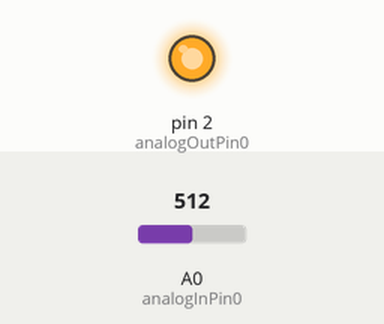
Simulated run of this sketch. Board: Arduino Uno, built with avr-gcc and run on an emulated ATmega328P. On the bench: output pins drawn as LEDs (lit = HIGH). The inputs (shaded band) are chosen by the test bench; at power-on: A0 (analogInPin0) = 512. What the sketch prints to the serial monitor is not drawn.

Above: at 1.2 s.
1.3 s: A0 (analogInPin0) set to 269
3.2 s: A0 (analogInPin0) set to 252
At 5.2 s:
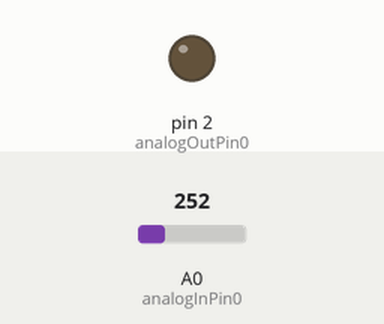
5.5 s: A0 (analogInPin0) set to 306
At 7.0 s:
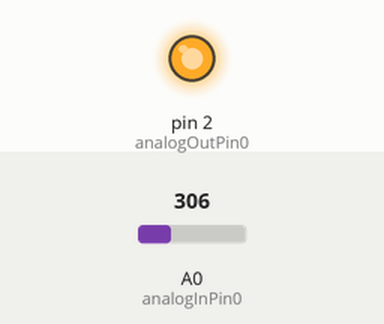
7.5 s: A0 (analogInPin0) set to 140
At 8.6 s:
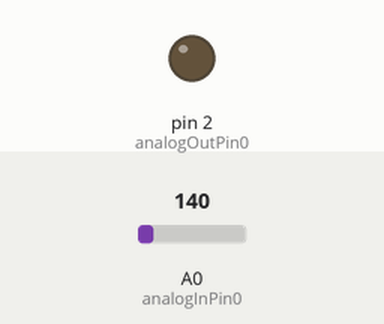
Timing chart, 0 to 10.5 s (numbered marks = the images above; inputs shaded):
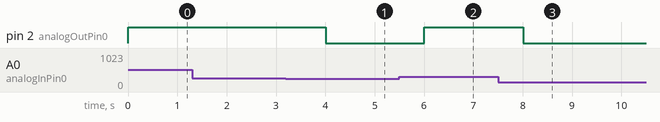

Measured:
- the behaviour switches between 262 and 261 on A0 (analogInPin0) (found by bisection; images 0 and 1)
- after the input at 1.3 s, every drawn part: stays the same
- after the input at 3.2 s, pin 2 (analogOutPin0): HIGH → LOW after 0.81 s
- after the input at 5.5 s, pin 2 (analogOutPin0): LOW → HIGH after 0.51 s
- after the input at 7.5 s, pin 2 (analogOutPin0): HIGH → LOW after 0.51 s

The sketch:

Prog_testing.ino
```cpp
int analogInPin0 = A0;
int analogOutPin0 = 2;
/*int analogInPin1 = A1;
int analogOutPin1 = 17;
int analogInPin2 = A2;
int analogOutPin2 = 2;
int analogInPin3 = A3;
int analogOutPin3 = 3;
int analogInPin4 = A4;
int analogOutPin4 = 4;
int analogInPin5 = A5;
int analogOutPin5 = 5;
int analogInPin6 = A6;
int analogOutPin6 = 6;
int analogInPin7 = A7;
int analogOutPin7 = 7;
int analogInPin8 = A8;
int analogOutPin8 = 8;
int analogInPin9 = A9;
int analogOutPin9 = 9;
int analogInPin10 = A10;
int analogOutPin10 = 10;
int analogInPin11 = A11;
int analogOutPin11 = 11;
int analogInPin12 = A12;
int analogOutPin12 = 12;
int analogInPin13 = A13;
int analogOutPin13 = 13;
int analogInPin14 = A14;
int analogOutPin14 = 14;
int analogInPin15 = A15;
int analogOutPin15 = 15;
*/
int sensorValue0 = 0;           //value read from the IR sensor
/*int sensorValue1 = 0;
int sensorValue2 = 0;
int sensorValue3 = 0;          // value read from the IR sensor
int sensorValue4 = 0;
int sensorValue5 = 0;
int sensorValue6 = 0;          // value read from the IR sensor
int sensorValue7 = 0;
int sensorValue8 = 0;
int sensorValue9 = 0;         //  value read from the IR sensor
int sensorValue10= 0;
int sensorValue11= 0;
int sensorValue12= 0;         //  value read from the IR sensor
int sensorValue13= 0;
int sensorValue14= 0;
int sensorValue15= 0;          // value read from the IR sensor
*/
int outputValue0 = 0;
/*int outputValue1 = 0;
int outputValue2 = 0;
int outputValue3 = 0;
int outputValue4 = 0;
int outputValue5 = 0;
int outputValue6 = 0;
int outputValue7 = 0;
int outputValue8 = 0;
int outputValue9 = 0;
int outputValue10= 0;
int outputValue11= 0;
int outputValue12= 0;
int outputValue13= 0;
int outputValue14= 0;
int outputValue15= 0;
*/
void setup()
{
  Serial.begin(9600);
}

void loop()
{
  float volts0 = analogRead(analogInPin0)*0.00273;  //    value from sensor * (5/1024) - if running 3.3.volts then change 5 to 3.3
  sensorValue0= analogRead(analogInPin0);
  float distance0 = 65*pow(volts0, -1.10);            // worked out from graph 65 = theoretical distance / (1/Volts)S - luckylarry.co.uk

  /*float volts1 = analogRead(analogInPin1)*0.00273;      //value from sensor * (5/1024) - if running 3.3.volts then change 5 to 3.3
  sensorValue1 = analogRead(analogInPin1);
  float distance1 = 65*pow(volts1, -1.10);            // worked out from graph 65 = theoretical distance / (1/Volts)S - luckylarry.co.uk

  float volts2 = analogRead(analogInPin2)*0.000273;     // value from sensor * (5/1024) - if running 3.3.volts then change 5 to 3.3
  sensorValue2 = analogRead(analogInPin2);
  float distance2 = 65*pow(volts2, -1.10);            // worked out from graph 65 = theoretical distance / (1/Volts)S - luckylarry.co.uk

  float volts3 = analogRead(analogInPin3)*0.00273;    //  value from sensor * (5/1024) - if running 3.3.volts then change 5 to 3.3
  sensorValue3= analogRead(analogInPin3);
  float distance3 = 65*pow(volts3, -1.10);            // worked out from graph 65 = theoretical distance / (1/Volts)S - luckylarry.co.uk

  float volts4 = analogRead(analogInPin4)*0.00273;      //value from sensor * (5/1024) - if running 3.3.volts then change 5 to 3.3
  sensorValue4= analogRead(analogInPin4);
  float distance4 = 65*pow(volts4, -1.10);            // worked out from graph 65 = theoretical distance / (1/Volts)S - luckylarry.co.uk

  float volts5 = analogRead(analogInPin5)*0.00273;     // value from sensor * (5/1024) - if running 3.3.volts then change 5 to 3.3
  sensorValue5= analogRead(analogInPin5);
  float distance5 = 65*pow(volts5, -1.10);          //   worked out from graph 65 = theoretical distance / (1/Volts)S - luckylarry.co.uk

  float volts6 = analogRead(analogInPin6)*0.00273;   //   value from sensor * (5/1024) - if running 3.3.volts then change 5 to 3.3
  sensorValue6= analogRead(analogInPin6);
  float distance6 = 65*pow(volts6, -1.10);         //    worked out from graph 65 = theoretical distance / (1/Volts)S - luckylarry.co.uk

  float volts7 = analogRead(analogInPin7)*0.00273;  //    value from sensor * (5/1024) - if running 3.3.volts then change 5 to 3.3
  sensorValue7= analogRead(analogInPin7);
  float distance7 = 65*pow(volts7, -1.10);          //   worked out from graph 65 = theoretical distance / (1/Volts)S - luckylarry.co.uk

  float volts8 = analogRead(analogInPin8)*0.00273;  //    value from sensor * (5/1024) - if running 3.3.volts then change 5 to 3.3
  sensorValue8= analogRead(analogInPin8);
  float distance8 = 65*pow(volts8, -1.10);          //   worked out from graph 65 = theoretical distance / (1/Volts)S - luckylarry.co.uk

  float volts9 = analogRead(analogInPin9)*0.00273;   //   value from sensor * (5/1024) - if running 3.3.volts then change 5 to 3.3
  sensorValue9= analogRead(analogInPin9);
  float distance9 = 65*pow(volts9, -1.10);         //    worked out from graph 65 = theoretical distance / (1/Volts)S - luckylarry.co.uk

  float volts10 = analogRead(analogInPin10)*0.00273;  //    value from sensor * (5/1024) - if running 3.3.volts then change 5 to 3.3
  sensorValue10 = analogRead(analogInPin10);
  float distance10 = 65*pow(volts10, -1.10);         //    worked out from graph 65 = theoretical distance / (1/Volts)S - luckylarry.co.uk

  float volts11 = analogRead(analogInPin11)*0.00273;   //   value from sensor * (5/1024) - if running 3.3.volts then change 5 to 3.3
  sensorValue11 = analogRead(analogInPin11);
  float distance11 = 65*pow(volts11, -1.10);       //      worked out from graph 65 = theoretical distance / (1/Volts)S - luckylarry.co.uk

  float volts12 = analogRead(analogInPin12)*0.00273;  //    value from sensor * (5/1024) - if running 3.3.volts then change 5 to 3.3
  sensorValue12 = analogRead(analogInPin12);
  float distance12 = 65*pow(volts12, -1.10);         //    worked out from graph 65 = theoretical distance / (1/Volts)S - luckylarry.co.uk

  float volts13 = analogRead(analogInPin13)*0.00273;  //    value from sensor * (5/1024) - if running 3.3.volts then change 5 to 3.3
  sensorValue13 = analogRead(analogInPin13);
  float distance13 = 65*pow(volts13, -1.10);          //   worked out from graph 65 = theoretical distance / (1/Volts)S - luckylarry.co.uk

  float volts14 = analogRead(analogInPin14)*0.00273;  //    value from sensor * (5/1024) - if running 3.3.volts then change 5 to 3.3
  sensorValue14 = analogRead(analogInPin14);
  float distance14 = 65*pow(volts14, -1.10);          //   worked out from graph 65 = theoretical distance / (1/Volts)S - luckylarry.co.uk

  float volts15 = analogRead(analogInPin15)*0.00273;  //    value from sensor * (5/1024) - if running 3.3.volts then change 5 to 3.3
  sensorValue15 = analogRead(analogInPin15);
  float distance15 = 65*pow(volts15, -1.10);          //   worked out from graph 65 = theoretical distance / (1/Volts)S - luckylarry.co.uk
*/
  if(distance0>150)
    distance0=150;
  if(distance0<30)
    distance0=30;
/*  if(distance1>150)
    distance1=150;
  if(distance1<30)
    distance1=30;
  if(distance2>150)
    distance2=150;
  if(distance2<30)
    distance2=30;
  if(distance3>150)
    distance3=150;
  if(distance3<30)
    distance3=30;
  if(distance4>150)
    distance4=150;
  if(distance4<30)
    distance4=30;
  if(distance5>150)
    distance5=150;
  if(distance5<30)
    distance5=30;
  if(distance6>150)
    distance6=150;
  if(distance6<30)
    distance6=30;
  if(distance7>150)
    distance7=150;
  if(distance7<30)
    distance7=30;
  if(distance8>150)
    distance8=150;
  if(distance8<30)
    distance8=30;
  if(distance9>150)
    distance9=150;
  if(distance9<30)
    distance9=30;
  if(distance10>150)
    distance10=150;
  if(distance10<30)
    distance10=30;
  if(distance11>150)
    distance11=150;
  if(distance11<30)
    distance11=30;
  if(distance12>150)
    distance12=150;
  if(distance12<30)
    distance12=30;
  if(distance13>150)
    distance13=150;
  if(distance13<30)
    distance13=30;
  if(distance14>150)
    distance14=150;
  if(distance14<30)
    distance14=30;
  if(distance15>150)
    distance15=150;
  if(distance15<30)
    distance15=30;
*/

  outputValue0 = map(distance0, 30, 150, 270, 0);
/*  outputValue1 = map(distance1, 30, 150, 270, 0);
  outputValue2 = map(distance2, 30, 150, 270, 0);
  outputValue3 = map(distance3, 30, 150, 270, 0);
  outputValue4 = map(distance4, 30, 150, 270, 0);
  outputValue5 = map(distance5, 30, 150, 270, 0);
  outputValue6 = map(distance6, 30, 150, 270, 0);
  outputValue7 = map(distance7, 30, 150, 270, 0);
  outputValue8 = map(distance8, 30, 150, 270, 0);
  outputValue9 = map(distance9, 30, 150, 270, 0);
  outputValue10= map(distance10, 30, 150, 270, 0);
  outputValue11= map(distance11, 30, 150, 270, 0);
  outputValue12= map(distance12, 30, 150, 270, 0);
  outputValue13= map(distance13, 30, 150, 270, 0);
  outputValue14= map(distance14, 30, 150, 270, 0);
  outputValue15= map(distance15, 30, 150, 270, 0);
*/
  Serial.print("  distance Value0 = " );
  Serial.print(distance0);
/* //  Serial.print("  output Value0 = " );
//  Serial.print(outputValue0);
  Serial.print("  ");
//  Serial.print("  distance Value1 = " );
  Serial.print(distance1);
//  Serial.print("  output Value1 = " );
//  Serial.print(outputValue1);
  Serial.print("  ");
//  Serial.print("  distance Value2 = " );
  Serial.print(distance2);
//  Serial.print("  output Value2 = " );
//  Serial.print(outputValue2);
 Serial.print("  ");
//  Serial.print("  distance Value3 = " );
  Serial.print(distance3);
//  Serial.print("  output Value3 = " );
//  Serial.print(outputValue3);
  Serial.print("  ");
//  Serial.print("  distance Value4 = " );
  Serial.print(distance4);
//  Serial.print("  output Value4 = " );
//  Serial.print(outputValue4);
  Serial.println();
//  Serial.print("  distance Value5 = " );
  Serial.print(distance5);
//  Serial.print("  output Value5 = " );
//  Serial.print(outputValue5);
  Serial.print("  ");
//  Serial.print("  distance Value6 = " );
  Serial.print(distance6);
//  Serial.print("  output Value6 = " );
//  Serial.print(outputValue6);
  Serial.print("  ");
//  Serial.print("  distance Value7 = " );
  Serial.print(distance7);
//  Serial.print("  output Value7 = " );
//  Serial.print(outputValue7);
  Serial.print("  ");
//  Serial.print("  distance Value8 = " );
  Serial.print(distance8);
//  Serial.print("  output Value8 = " );
//  Serial.print(outputValue8);
  Serial.println("  ");
//  Serial.print("  distance Value9 = " );
  Serial.print(distance9);
//  Serial.print("  output Value9 = " );
//  Serial.print(outputValue9);
  Serial.print("  ");
//  Serial.print("  distance Value10 = " );
  Serial.print(distance10);
//  Serial.print("  output Value10 = " );
//  Serial.print(outputValue10);
  Serial.print("  ");
//  Serial.print("  distance Value11 = " );
  Serial.print(distance11);
//  Serial.print("  output Value11 = " );
//  Serial.print(outputValue11);
  Serial.print("  ");
//  Serial.print("  distance Value12 = " );
  Serial.print(distance12);
//  Serial.print("  output Value12 = " );
//  Serial.print(outputValue12);
  Serial.print("  ");
//  Serial.print("  distance Value13 = " );
  Serial.print(distance13);
//  Serial.print("  output Value13 = " );
//  Serial.print(outputValue13);
  Serial.print("  ");
//  Serial.print("  distance Value14 = " );
//  Serial.print(distance14);
//  Serial.print("  output Value14 = " );
//  Serial.print(outputValue14);
//  Serial.print("  ");
//  Serial.print("  distance Value15 = " );
//  Serial.print(distance15);
//  Serial.print("  output Value15 = " );
//  Serial.print(outputValue15);
 Serial.println();
 Serial.println();
*/
  analogWrite(analogOutPin0, outputValue0);
/*  analogWrite(analogOutPin1, outputValue1);
  analogWrite(analogOutPin2, outputValue2);
  analogWrite(analogOutPin3, outputValue3);
  analogWrite(analogOutPin4, outputValue4);
  analogWrite(analogOutPin5, outputValue5);
  analogWrite(analogOutPin6, outputValue6);
  analogWrite(analogOutPin7, outputValue7);
  analogWrite(analogOutPin8, outputValue8);
  analogWrite(analogOutPin9, outputValue9);
  analogWrite(analogOutPin10, outputValue10);
  analogWrite(analogOutPin11, outputValue11);
  analogWrite(analogOutPin12, outputValue12);
  analogWrite(analogOutPin13, outputValue13);
  analogWrite(analogOutPin14, outputValue14);
  analogWrite(analogOutPin15, outputValue15);*/
  /*analogWrite(analogOutPin0, distance0);
  analogWrite(analogOutPin1, distance1);
  analogWrite(analogOutPin2, distance2);
  analogWrite(analogOutPin3, distance3);
  analogWrite(analogOutPin4, distance4);
  analogWrite(analogOutPin5, distance5);
  analogWrite(analogOutPin6, distance6);
  analogWrite(analogOutPin7, distance7);
  analogWrite(analogOutPin8, distance8);
  analogWrite(analogOutPin9, distance9);
  analogWrite(analogOutPin10, distance10);
  analogWrite(analogOutPin11, distance11);
  analogWrite(analogOutPin12, distance12);
  analogWrite(analogOutPin13, distance13);
  analogWrite(analogOutPin14, distance14);*/
  delay(1000);
}
```
